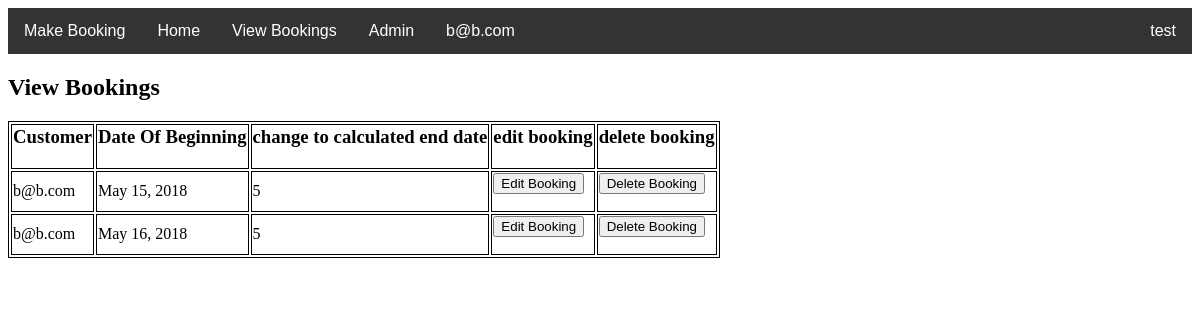
/ParkEasy/view-bookings/ (signed in), run on an earlier commit of the app's database.
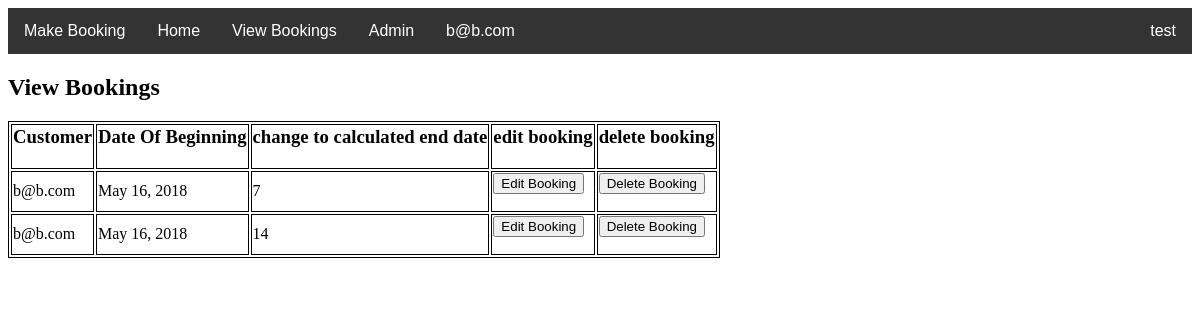
And on a later commit of the database.
### ParkEasy/models.py (models this page shows, shortened)
class Customer(AbstractUser):
    password = models.TextField(max_length=100, default="")
    email = models.EmailField(max_length=100, default="", unique=True)
    is_staff = models.BooleanField(
        default=False,
        help_text='Designates whether the user can log into this site.',
    )
    address_line1 = models.CharField(max_length=100)
    address_line2 = models.CharField(max_length=100)
    postcode = models.CharField(max_length=16)
    tel_no = models.CharField(max_length=20)
    username = None
    USERNAME_FIELD = 'email'
    REQUIRED_FIELDS = []
    objects = UserManager()
    def get_username(self):
        return self.email

class Booking(models.Model):
    customer = models.ForeignKey(Customer, on_delete=models.CASCADE)
    prices = models.ForeignKey(Prices, on_delete=models.CASCADE, default=1)
    booking_date = models.DateField(default=timezone.now)
    booking_length = models.IntegerField(default=0)

### ParkEasy/views.py (the view)
# urls.py: path('view-bookings/', view_bookings, name="view-bookings"),
def view_bookings(request):
    query_results = Booking.objects.filter(customer=request.user)
    context = {"query_results": query_results}
    return render(request, 'view-bookings.html', context)

### templates/view-bookings.html (shortened to what this page needs)
{% extends 'base.html' %}
{% load static %}
{% block content %}
  <h2>View Bookings</h2>
  <p>
    <table>
        <tr>
            <th><h3>Customer</h3></th>
            <th><h3>Date Of Beginning</h3></th>
            <th><h3>change to calculated end date</h3></th>
            <th><h3>edit booking</h3></th>
            <th><h3>delete booking</h3></th>
        </tr>
 {% for item in query_results %}
        <tr>
            <td>
                {{ item.customer }}
            </td>
            <td>
                {{ item.booking_date }}
            </td>
            <td>
                {{ item.booking_length }}
            </td>
            <td>
            <form action = "{% url 'edit-form' id=item.id %}" method = "POST">
                <input type="submit" name="edit-form" formmethod="post" Value="Edit Booking">
            </form>
            </td>
            <td>
                <form action = "{% url 'delete-booking' id=item.id %}" method = "POST">
                    <input type="submit" name="delete-booking" formmethod="post" Value="Delete Booking">
                </form>
            </td>
{% endfor %}
        </tr>
</table>
</p>
{% endblock %}

### templates/base.html (shortened to what this page needs)
{% load static %}
<link rel="stylesheet" type="text/css" href="{% static 'style.css' %}"/>
<html>
<head>
</head>
<body>
<div class="navbar">
    {% if user.is_authenticated %}
        <a href="{% url 'booking' %}">Make Booking</a>
    {% else %}
        <a href="{% url 'login' %}">login to Make Booking</a>
    {% endif %}
    <a href="{% url 'home' %}">Home</a>
    {% if user.is_authenticated %}
        <a href="{% url 'view-bookings' %}">View Bookings</a>
    {% endif %}
    {% if user.is_superuser %}
        <a href="{% url 'admin:index' %}">Admin</a>
    {% endif %}
    {% if user.is_authenticated %}
        <a href="{% url 'edit' %}">{{ request.user.email }}</a>
    {% endif %}
    <div class="dropdown" style="float:right;">
        <button class="dropbtn">test</button>
    </div>
</div>
{% block content %}
{% endblock content %}
</body>
</html>

### ParkEasy/static/style.css (style rules this page uses)
.navbar { overflow: hidden; background-color: #333; font-family: Arial; }
.navbar a { float: left; font-size: 16px; color: white; text-align: center; padding: 14px 16px; text-decoration: none; }
.dropdown { float: left; overflow: hidden; }
.dropdown .dropbtn { font-size: 16px; border: none; outline: none; color: white; padding: 14px 16px; background-color: inherit; font-family: inherit; margin: 0; }
table, th, td { border: 1px solid black; }

What changed in the data, as far as the page shows it:
removed Booking: customer "b@b.com", booking_date "May 15, 2018", booking_length "5"
removed Booking: customer "b@b.com", booking_date "May 16, 2018", booking_length "5"
added Booking: customer "b@b.com", booking_date "May 16, 2018", booking_length "7"
added Booking: customer "b@b.com", booking_date "May 16, 2018", booking_length "14"
